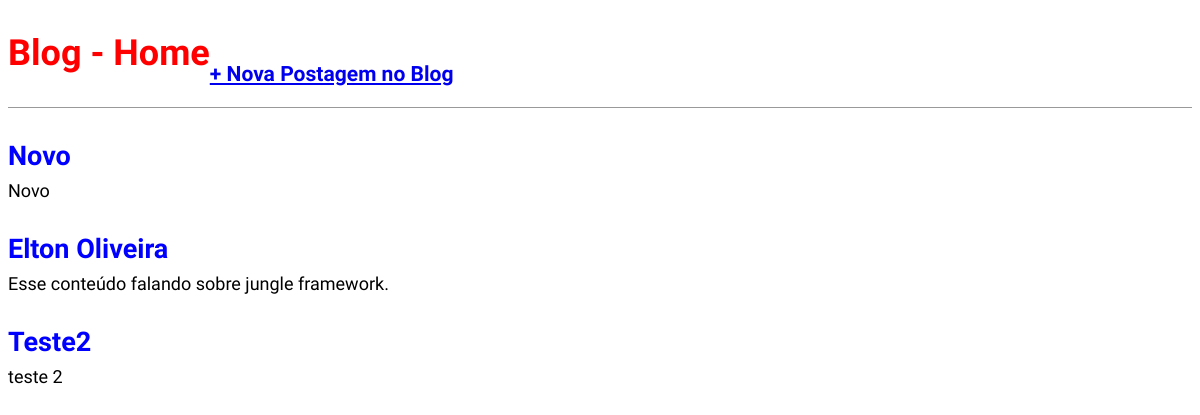
Before: / with the older database file.
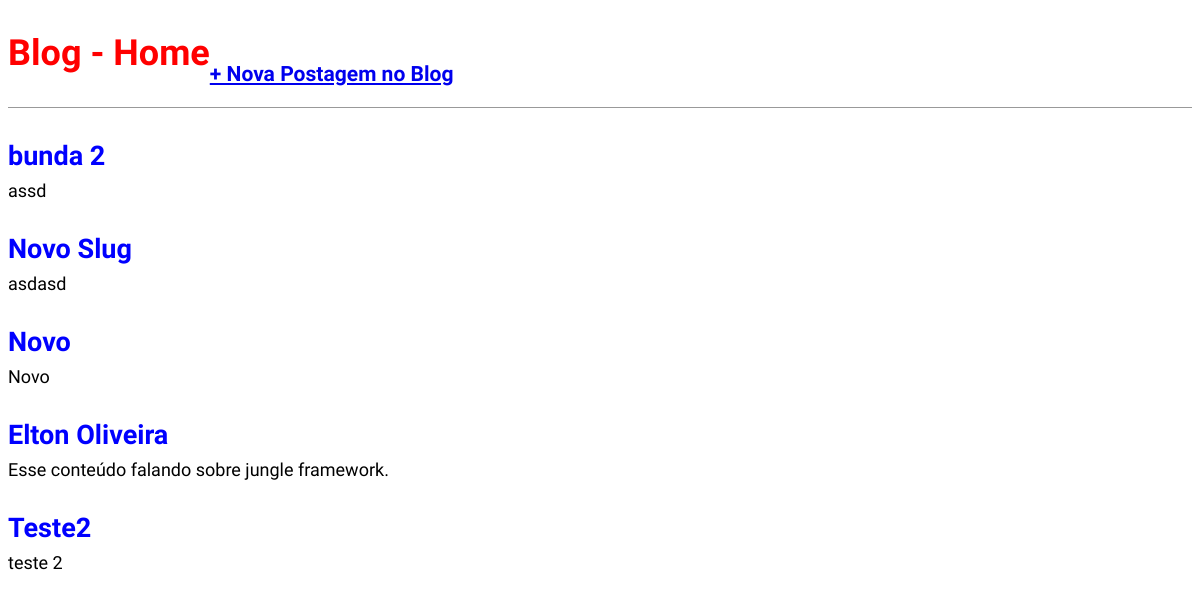
After: the same page with the newer database file.
### blog/models.py (models this page shows, shortened)
class Post(models.Model):
    STATUS = (
        ('rascunho','Rascunho'),
        ('publicado','Publicado'),
    )
    titulo = models.CharField(max_length=250)
    slug = models.SlugField(max_length = 250)
    autor = models.ForeignKey(User,
    on_delete=models.CASCADE)
    conteudo = models.TextField()
    publicado = models.DateTimeField(default=timezone.now)
    criado = models.DateTimeField(auto_now_add=True)
    alterado = models.DateTimeField(auto_now=True)
    status = models.CharField(max_length=10,
    choices=STATUS,
    default='rascunho')
    objects = models.Manager()
    published = PublishedManager()
    rascunho = RascunhoManager()
    def get_absolute_url(self):
        return reverse('post_detail',args=[self.slug])
    class Meta:
        ordering = ('-publicado',)

### blog/views.py (the view)
# urls.py: path('', views.BlogListView.as_view(),name='home'),
class BlogListView(ListView):
    model = Post
    template_name = 'blog/home.html'

### blog/templates/blog/home.html (shortened to what this page needs)
{% extends 'base.html' %}
{% block content %}
    {% for post in object_list %}
        <div class="post-entry">
            <h2><a href="{{post.get_absolute_url}}">{{ post.titulo}} </a></h2>
            <p>{{ post.conteudo }} </p>
        </div>
    {% endfor %}
{% endblock content %}

Changed rows visible on the page:
added Post: titulo "bunda 2", conteudo "assd"
added Post: titulo "Novo Slug", conteudo "asdasd"
